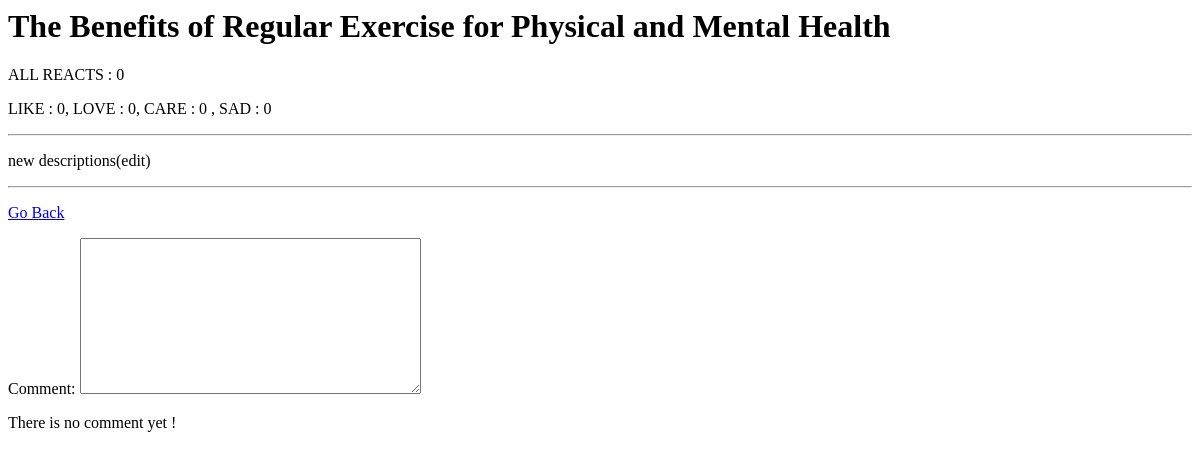
The app's page /post/4/, older data.
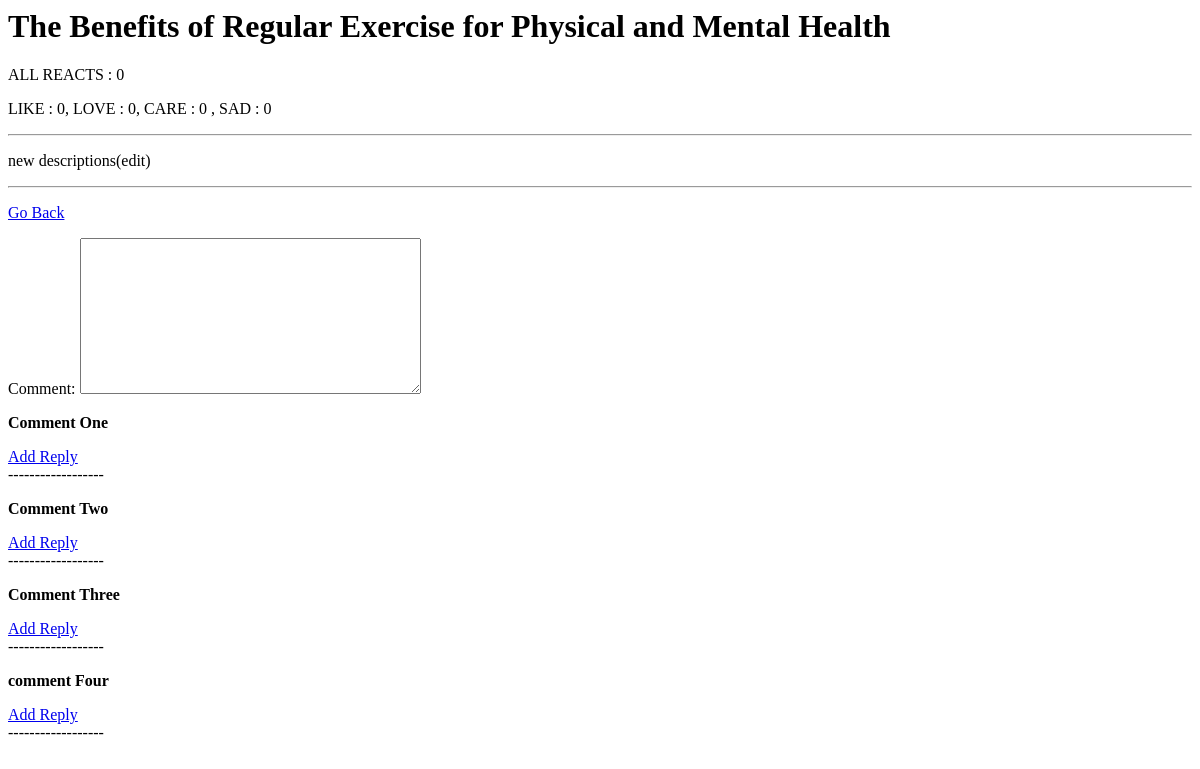
The same page, newer data.
### myapp/models.py (models this page shows, shortened)
class Comments(models.Model):
    post = models.ForeignKey(Posts, on_delete=models.CASCADE)
    comment = models.TextField()
    class Meta:
        verbose_name_plural = "Comments"

### myapp/views.py (the view, shortened to what this page needs)
# urls.py: path('post/<int:pk>/',PostsDetailPageView.as_view(),name='post_details'),
class PostsDetailPageView(DetailView):
    model = Posts
    template_name='details.html'
    def get_context_data(self, **kwargs):
        context = super().get_context_data(**kwargs)
        current_post = self.get_object()
        context["form"] = CommentForm(post = self.object)
        context['allcomment'] = Posts.objects.get(pk=current_post.pk)
        li,lo,sa,ca= 0,0,0,0
        context['li'] = li
        context['lo'] = lo
        context['sa'] = sa
        context['ca'] = ca
        context['all_'] = lo+li+sa+ca
        return context

### myapp/forms.py (shortened to what this page needs)
class CommentForm(forms.ModelForm):
    class Meta:
        model = Comments
        fields = ['comment']
    def __init__(self, *args, **kwargs):
        self.post = kwargs.pop('post')
        super().__init__(*args, **kwargs)

### myapp/templates/details.html (shortened to what this page needs)
<h1>{{object.title}}</h1>
<p> ALL REACTS : {{all_}}</p>
<p>LIKE : {{li}}, LOVE : {{lo}}, CARE : {{ca}} , SAD : {{sa}} </p>
<hr>
<p>{{object.content}}</p>
<hr>
<p><a href= "{% url 'myapp:home'%}">Go Back</a></p>
<form method="post">
    {{form}}
</form>
{% if allcomment.comments_set.all %}
    {% for comnt in allcomment.comments_set.all %}
        <p><strong>{{comnt.comment}}</strong></p>
        <a href="{% url 'myapp:reply_comment' comnt.comment %}">Add Reply</a>
        ------------------
    {% endfor %}
{% else %}
<p>There is no comment yet !</p>
{% endif %}

Row changes from the older to the newer data that the page shows:
added Comments: comment "Comment One"
added Comments: comment "Comment Two"
added Comments: comment "Comment Three"
added Comments: comment "comment Four"
Text that changed along with them:
text no longer shown: "There is no comment yet !"
